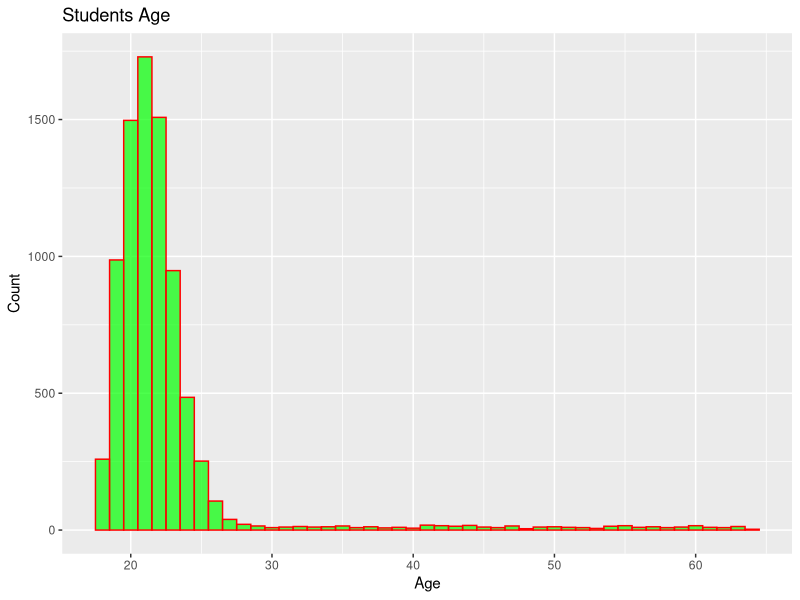
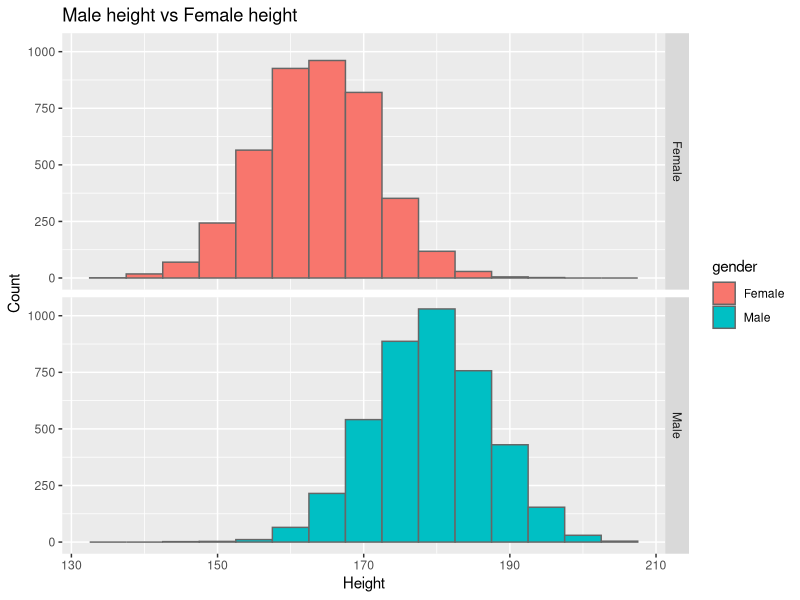
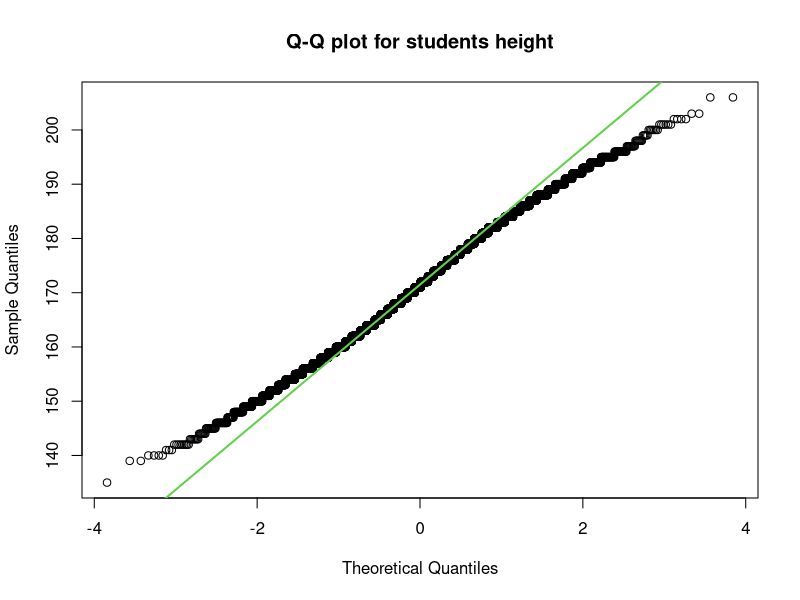
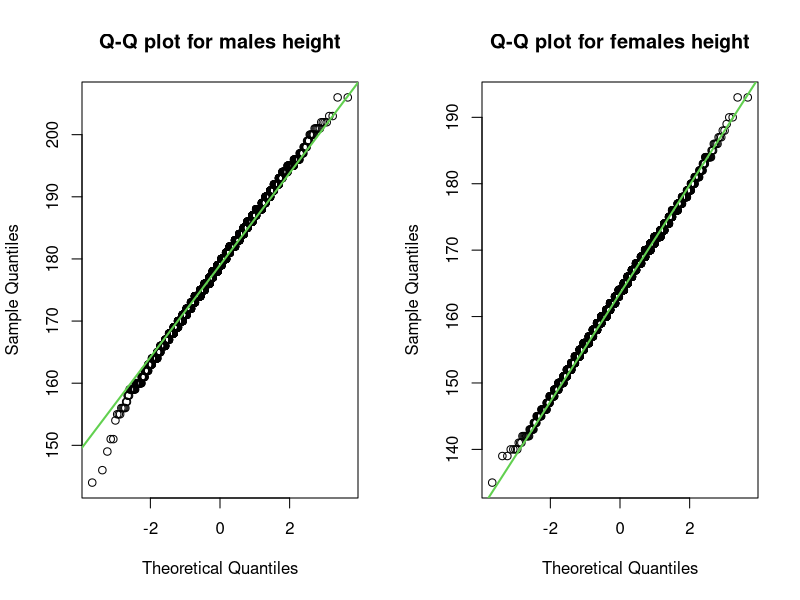
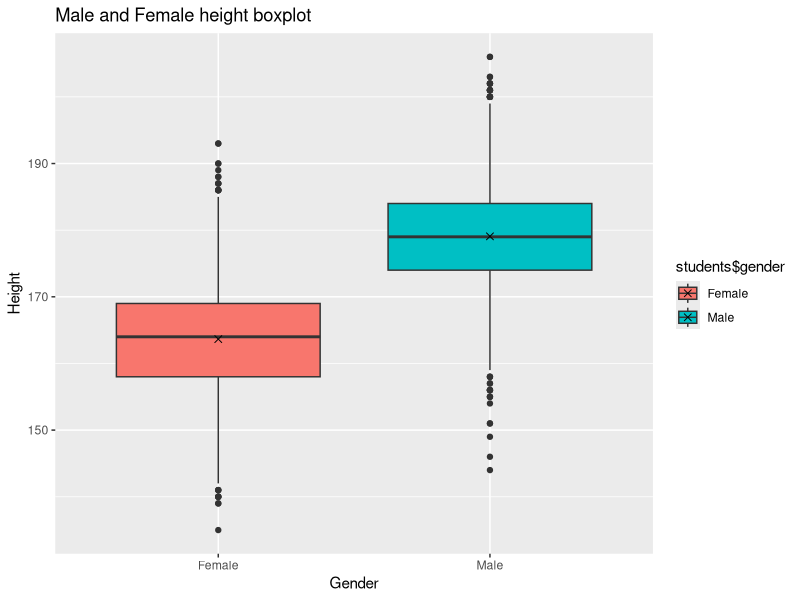
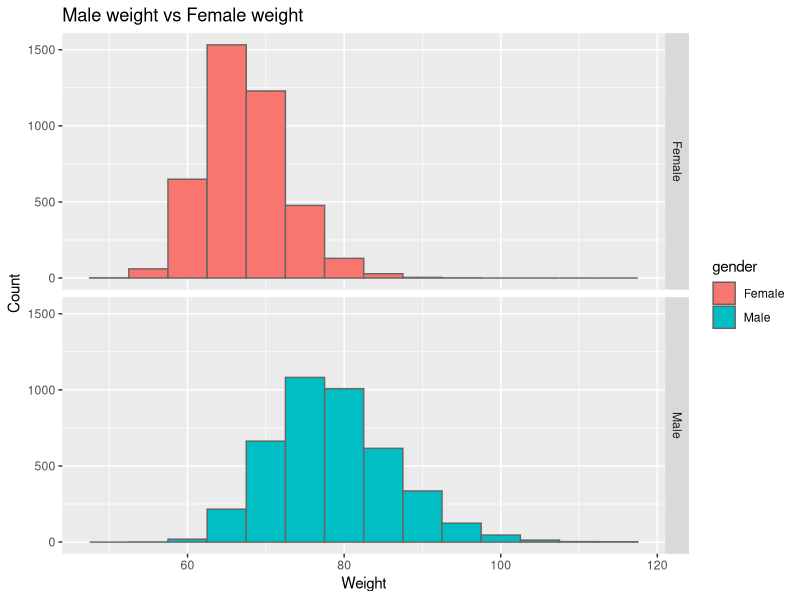
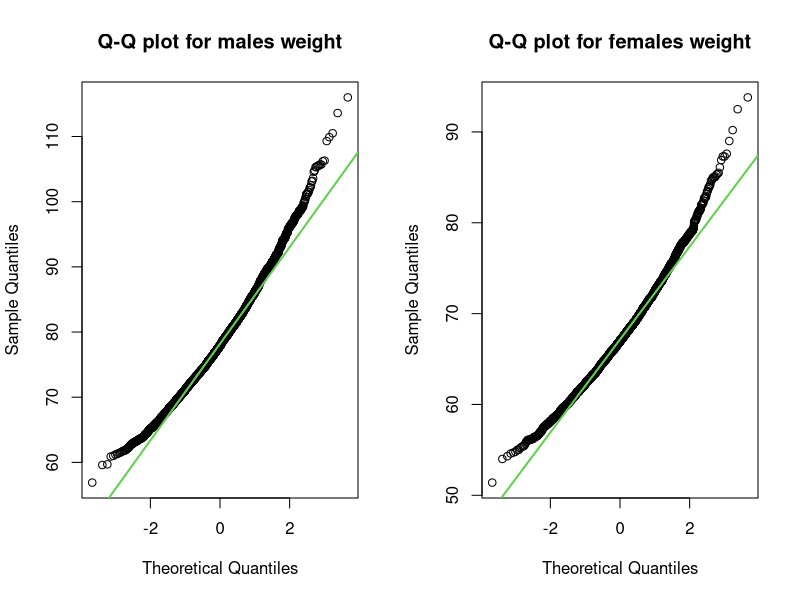
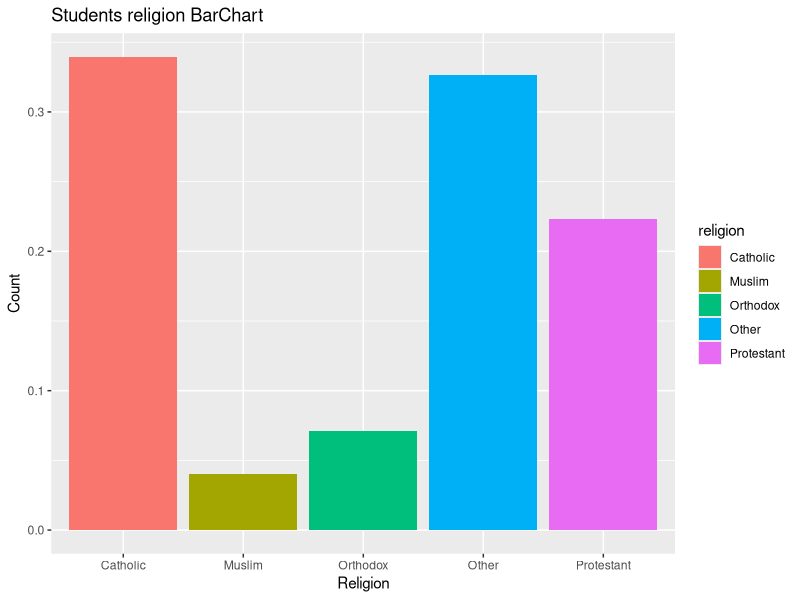

These charts were generated, in order, by the following R code:
## ---- chunk 1
library(ggplot2)
library(gridExtra)
## ---- chunk 2
students <- read.csv("students.csv")
attach(students)
head(students)
## ---- chunk 3
cat("Total number of Variables:", length(students), 
    "\nTotal number of students:", length(stud.id))

## ---- chunk 4
summary(gender)

## ---- chunk 5
summary(age)
ggplot(data=students, aes(x=students$age)) +
  geom_histogram(binwidth=1, col="red", fill="green", alpha=0.7)+
  labs(title = "Students Age", x="Age", y="Count")
## ---- chunk 6
ggplot(students, aes(students$height, fill=gender)) + 
  geom_histogram(position="identity", colour="grey40", binwidth=5) +
  facet_grid(gender ~ .) + 
  ggtitle("Male height vs Female height") +
  xlab("Height") + 
  ylab("Count")

## ---- chunk 7
qqnorm(students$height, main="Q-Q plot for students height")
qqline(students$height, col=3, lwd=2)
## ---- chunk 8
males <- subset(students, gender=="Male")
females <- subset(students, gender=="Female")
par(mfrow=c(1, 2))
qqnorm(males$height, main="Q-Q plot for males height")
qqline(males$height, col=3, lwd=2)

qqnorm(females$height, main="Q-Q plot for females height")
qqline(females$height, col=3, lwd=2)
## ---- chunk 9
summary(males$height)
sd(males$height)

summary(females$height)
sd(females$height)
## ---- chunk 10
ggplot(data=students, aes(x=students$gender, y=students$height, fill=students$gender)) +
  geom_boxplot() + 
  labs(title = "Male and Female height boxplot", x = "Gender", y="Height") +
  stat_summary(fun.y=mean, geom="point", shape=4, size=2)
## ---- chunk 11
summary(males$weight)
summary(females$weight)


ggplot(students, aes(students$weight, fill=gender)) + 
  geom_histogram(position="identity", colour="grey40", binwidth=5) +
  facet_grid(gender ~ .) + 
  ggtitle("Male weight vs Female weight") +
  xlab("Weight") + 
  ylab("Count")

par(mfrow=c(1, 2))
qqnorm(males$weight, main="Q-Q plot for males weight")
qqline(males$weight, col=3, lwd=2)

qqnorm(females$weight, main="Q-Q plot for females weight")
qqline(females$weight, col=3, lwd=2)
## ---- chunk 12
summary(religion)
ggplot(students, aes(x=religion, fill=religion))+
  geom_bar(aes(y = (..count..)/sum(..count..))) + 
  labs(title = "Students religion BarChart",x= "Religion",y= "Count")

## ---- chunk 13
summary(nc.score)

plot1 <- ggplot(students, aes(x=nc.score)) + 
  geom_histogram(binwidth = 0.2, colour="white", fill="#28a745") +
  labs(title = "Students nc.score", x="NC.score", y="Count")

plot2 <- ggplot(data=students, aes(x=students$gender, y=students$nc.score, fill=students$gender)) +
  geom_boxplot() + 
  labs(title = "Male and Female nc.score boxplot", x = "Gender", y="NC.Score") +
  stat_summary(fun.y=mean, geom="point", shape=4, size=2)

grid.arrange(plot1, plot2, ncol=2)

## ---- chunk 14
summary(semester)
## ---- chunk 15
students$semester[students$semester == ">6th"] <- "6th"
summary(students$semester)

ggplot(students, aes(x=semester, fill=gender))+
  geom_bar(aes(y = (..count..)/sum(..count..))) + 
  labs(title = "Students Semester BarChart",x= "Semester",y= "Ratio")
## ---- chunk 16
summary(students$major)
ggplot(students, aes(x=major, fill=gender))+
  geom_bar() + 
  labs(title = "Students major BarChart",x= "Major",y= "Count") +
  theme(axis.text.x=element_text(angle=-45,hjust=0,vjust=0))
## ---- chunk 17
summary(students$minor)
ggplot(students, aes(x=minor, fill=gender))+
  geom_bar() + 
  labs(title = "Students Minor BarChart",x= "Minor",y= "Count") +
  theme(axis.text.x=element_text(angle=-45,hjust=0,vjust=0))
## ---- chunk 18
summary(students$score1)
## ---- chunk 19
students.math <- subset(students, major=="Mathematics and Statistics")
cat("Number of students in Mathematics and Statistics faculty:",length(students.math[,1]))
cat("Number of students who do not have score1:",length(students.math$score1[is.na(students.math$score1)]))

cat("Number of students who have score1:",length(students.math$score1[!is.na(students.math$score1)]))

summary(students.math$score1)
ggplot(students.math, aes(students.math$score1, fill=students.math$gender)) + 
  geom_histogram(position="identity", colour="grey40", binwidth=2) +
  facet_grid(students.math$gender ~ .)+
  labs(title="Math students score1 histogram", x ="score1", y="Count")

par(mfrow=c(1, 2))
qqnorm(students.math$score1[students.math$gender=="Male"],
       main="Math male students score1")
qqline(students.math$score1[students.math$gender=="Male"], col=3, lwd=2)

qqnorm(students.math$score1[students.math$gender=="Female"],
       main="Math female students score1")
qqline(students.math$score1[students.math$gender=="Female"], col=3, lwd=2)
## ---- chunk 20
table(graduated)
ggplot(students, aes(x=as.factor(graduated), fill=gender))+
  geom_bar() + 
  labs(title = "Students graduated variable BarChart",x= "Graduated",y= "Count")
## ---- chunk 21
summary(salary)
## ---- chunk 22
students.salary <- students[!is.na(students$salary),]

# Set desired binwidth and number of non-missing obs
bw = 5000
n_obs = sum(!is.na(students.salary$salary))

g <- ggplot(students.salary, aes(x=salary)) +
  geom_histogram(aes(y=..density..), binwidth = bw, colour="black", fill="green")+
  stat_function(fun=dnorm, args = list(mean = mean(students.salary$salary), sd = sd(students.salary$salary))) +
  ggtitle("Students Salary Histogram and Normal Distribution")


ybreaks = seq(0,350,50)

## On primary axis and secondary axix
g + scale_y_continuous("Counts", breaks = round(ybreaks / (bw * n_obs),3), labels = ybreaks) +
  scale_y_continuous("Density", sec.axis = sec_axis(
  trans = ~ . * bw * n_obs, name = "Counts", breaks = ybreaks))

qqnorm(students.salary$salary, main = "Q-Q Plot of Students Salary")
qqline(students.salary$salary, col=3, lwd=2)
## ---- chunk 23
# define function
correlation.analyzer <- function(data, x, y) {
  print(
    ggplot(data = data, aes(x = x, y = y)) +
      geom_point(color = 'blue') +
      geom_smooth(
        method = lm,
        se
        = FALSE,
        fullrange = TRUE,
        col = "#C42126"
      )
  )
  
  cor.val <- cor(x, y, method = 'pearson')
  if (cor.val > 0.7) {
    result <- "Strong Positive Relationship"
  } else if (cor.val > 0.3) {
    result <- "Moderate Positive Relationship"
  } else if (cor.val > 0) {
    result <- "Weak Positive Relationship"
  } else if (cor.val > -0.3) {
    result <- "Weak Negative Relationship"
  } else if (cor.val > -0.7) {
    result <- "Moderate Negative Relationship"
  } else if (cor.val >= -1) {
    result <- "Strong Negative Relationship"
  }
  return(cat(
    paste(
      " The Correlation Coefficient: ",
      cor.val,
      "\n",
      "Evaluation Result: ",
      result,
      "\n",
      sep = " "
    )
  ))
}


correlation.analyzer(students.salary, 
                     students.salary$nc.score, 
                     students.salary$salary
                     )
## ---- chunk 24


correlation.analyzer(students.salary, 
                     students.salary$score1, 
                     students.salary$salary
                     )
## ---- chunk 25


correlation.analyzer(students.salary, 
                     students.salary$score2, 
                     students.salary$salary
                     )
